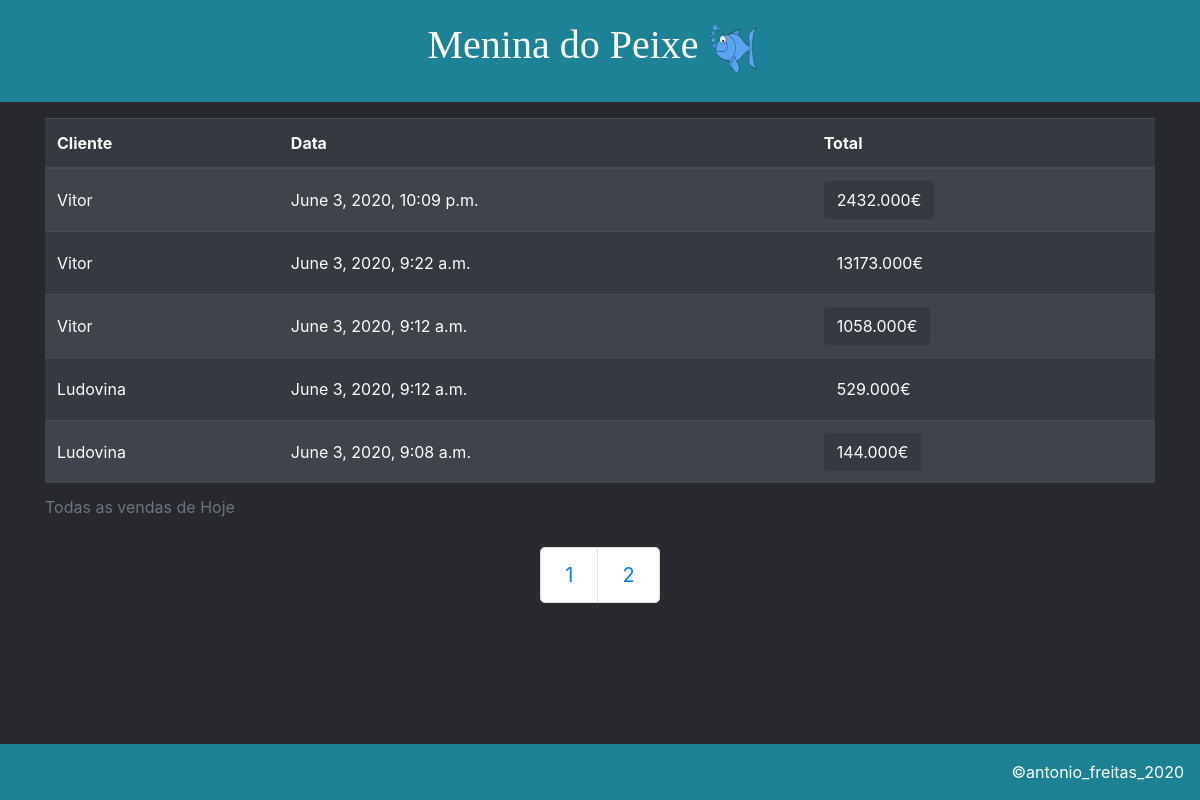
The app's page /dblists/td_sales/3/1/ (signed in) with its own data.
### mdpapp/models.py (models this page shows, shortened)
class Sale(models.Model):
    id=models.AutoField(primary_key=True)
    sale_date=models.DateTimeField("Data da Venda", auto_now_add=True)
    client=models.ForeignKey(Client, on_delete=models.PROTECT, verbose_name="Clientes")
    sale_note=models.CharField("Observações", max_length=200, null=True)
    sale_total=models.DecimalField(max_digits=10,decimal_places=3)

class Client(models.Model):
    client_name=models.CharField("Nome", max_length=200, unique=True)
    client_address=models.CharField("Endereço", max_length=200)
    client_contact=models.CharField("Contacto", max_length=200)
    client_email=models.EmailField("Email", max_length=200, null=True)
    client_note=models.CharField("Observações", max_length=200)
    client_date_added=models.DateTimeField("Data Adicionado", auto_now_add=True)
    owner=models.ForeignKey(User, on_delete=models.PROTECT)
    def __str__(self):
        return self.client_name

### mdpapp/views.py (the view)
# urls.py: path('dblists/td_sales/<int:dia>/<int:page>/', views.todays_sales, name='td_sales'),
@login_required
def todays_sales(request, dia, page):
    today=dia
    todaysales = Sale.objects.order_by('-sale_date').filter(sale_date__day=today)
    bunches=math.ceil(len(todaysales)/5)
    end=5*page
    start=end-5
    todaysales=todaysales[start:end]
    context = {'todaysales': todaysales, 'today':today, 'range':range(1,bunches+1)}
    return render(request, 'mdpapp/allsalestoday.html', context)

### mdpapp/templates/mdpapp/allsalestoday.html
{% extends "mdpapp/base.html" %}
{% block content %}
    <div class="container">
        <table class="table table-striped table-dark">
            <caption>
                Todas as vendas de Hoje
            </caption>
            <thead>
                <tr>
                    <th>Cliente</th>
                    <th>Data</th>
                    <th>Total</th>
                </tr>
            </thead>
            <tbody>
                {% for sale in todaysales %}
                <tr>
                    <td style="vertical-align: middle;">
                        {{ sale.client }}
                    </td>
                    <td style="vertical-align: middle;">
                        {{ sale.sale_date }}
                    </td>
                    <td>
                        <a href="{% url 'sale' sale.id %}">
                            <button type="button" class="btn btn-dark">
                                {{ sale.sale_total }}€
                            </button>
                        </a>
                    </td>
                </tr>
                {% empty %}
                <tr>
                    <td>No clients have been added yet.</td>
                </tr>
                {% endfor %}
            </tbody>
        </table>
        <nav aria-label="Page navigation example">
            <ul class="pagination pagination-lg justify-content-center">
                {% for i in range %}
              <li class="page-item"><a class="page-link" href="{% url 'td_sales' today i %}">{{i}}</a></li>
              {% endfor %}
            </ul>
        </nav>
    </div>
{% endblock content %}

### mdpapp/static/mdpapp/main.css (style rules this page uses)
body { background-color:#27292c; }

### records on screen
Sale: client "Vitor", sale_date "June 3, 2020, 10:09 p.m.", sale_total "2432.000"
Sale: client "Vitor", sale_date "June 3, 2020, 9:22 a.m.", sale_total "13173.000"
Sale: client "Vitor", sale_date "June 3, 2020, 9:12 a.m.", sale_total "1058.000"
Sale: client "Ludovina", sale_date "June 3, 2020, 9:12 a.m.", sale_total "529.000"
Sale: client "Ludovina", sale_date "June 3, 2020, 9:08 a.m.", sale_total "144.000"

### other values on screen
{{ i }} "1" "2"
